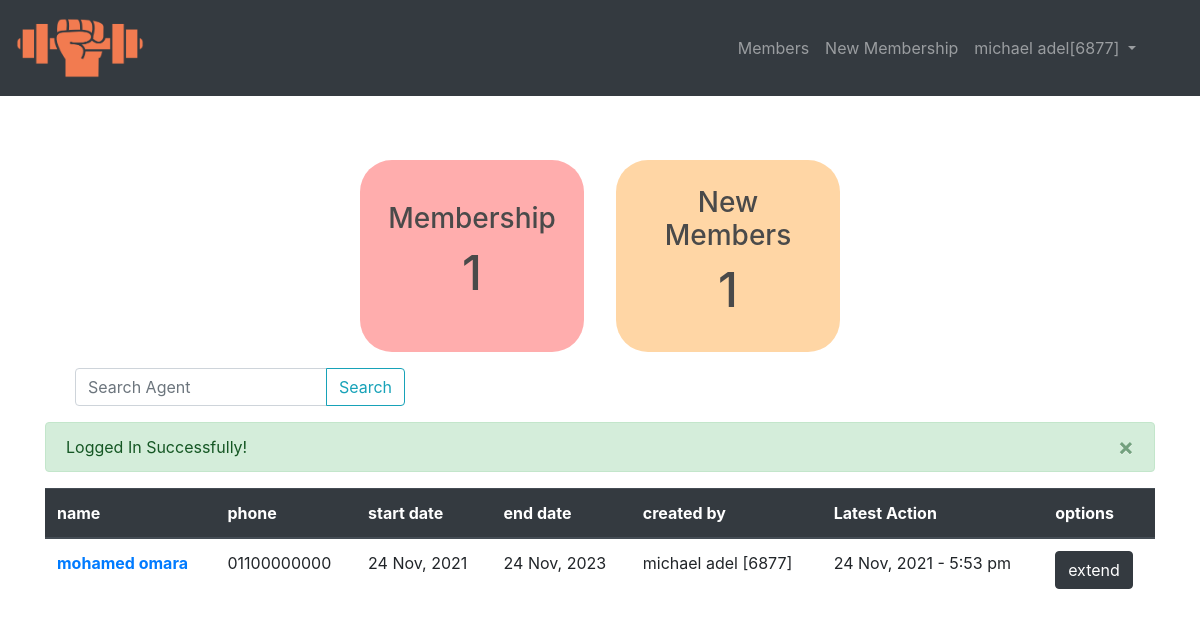
Screenshot of /index.php (signed in) with the database file from the repository.
### tables this page shows
CREATE TABLE `membership_info` (
  `id` int(11) NOT NULL,
  `full_name` char(40) NOT NULL,
  `phone` char(11) NOT NULL
);

### index.php (the view, shortened to what this page needs)
<?php
  require("inc/init.php");
  require_once("inc/nav.php");
  if($_SERVER['REQUEST_METHOD'] === "POST"){
      if(isset($_POST['search_membership'])){
        $search = clean($_POST['membership'],'string');
        $sql = "SELECT
                      `membership_info`.*,
                      `membership_track`.`start_date`,
                      `membership_track`.`end_date`,
                      `membership_track`.`action_id`,
                      `membership_track`.`created_at`,
                      `membership_track`.`updated_at`,
                      `users`.`full_name` AS `agent_name`,
                      `users`.`agent_code`
                  FROM
                      `membership_info`
                  INNER JOIN
                      `membership_track`
                  ON `membership_info`.`id` = `membership_track`.`member_id`
                  INNER JOIN
                      `users`
                  ON  `users`.`id` = `membership_track`.`user_id`
                  WHERE
                  `membership_track`.`status` = 1
                  AND
                  (`membership_info`.`full_name` LIKE '%{$search}%' OR
                   `membership_info`.`phone` LIKE '%{$search}%'
                  )
                  AND
                  `membership_track`.`id`
                  IN(
                  SELECT MAX(`membership_track`.`id`)
                              FROM
                          `membership_track`
                          GROUP BY
                          `membership_track`.`member_id`
                          HAVING
                          COUNT(*) >= 1 ORDER by `membership_track`.`member_id` ASC
                  )
                  ORDER BY `membership_track`.`updated_at` DESC";
      }
  }else{
        $sql = "SELECT
                      `membership_info`.*,
                      `membership_track`.`start_date`,
                      `membership_track`.`end_date`,
                      `membership_track`.`action_id`,
                      `membership_track`.`created_at`,
                      `membership_track`.`updated_at`,
                      `users`.`full_name` AS `agent_name`,
                      `users`.`agent_code`
                  FROM
                      `membership_info`
                  INNER JOIN
                      `membership_track`
                  ON `membership_info`.`id` = `membership_track`.`member_id`
                  INNER JOIN
                      `users`
                  ON  `users`.`id` = `membership_track`.`user_id`
                  WHERE
                  `membership_track`.`status` = 1
                  AND
                  `membership_track`.`id`
                  IN(
                  SELECT MAX(`membership_track`.`id`)
                              FROM
                          `membership_track`
                          GROUP BY
                          `membership_track`.`member_id`
                          HAVING
                          COUNT(*) >= 1 ORDER by `membership_track`.`member_id` ASC
                  )
                  ORDER BY `membership_track`.`updated_at` DESC";
  }
  $getMembersQuery = mysqli_query($conn,$sql);
  $countMembers      = mysqli_num_rows($getMembersQuery);
?>
 <div class="container mt-5">
   <div class="box-container">
      <div class="box">
        <h3>Membership</h3>
        <h2 class="numbers"><?=$countMembers?></h2>
      </div>
      <div class="box">
        <h3>New Members</h3>
        <h2 class="numbers"><?=countDailyNewMember()?></h2>
      </div>
   </div>
   <form class="ml-auto col-md-12" action="<?=$_SERVER['PHP_SELF'];?>" method="POST">
      <div class="input-group mb-3 col-md-4">
                 <input type="text" class="form-control" name="membership" placeholder="Search Agent" >
                <div class="input-group-append">
                <button class="btn btn-outline-info" name="search_membership" type="submit" id="button-addon2">Search</button>
                </div>
      </div>
  </form>
   <?php if( isset($_SESSION['message'])){displayMessage();}?>
 <table class="table">
      <thead class="thead-dark">
        <tr>
          <th scope="col">name</th>
          <th scope="col">phone</th>
          <th scope="col">start date </th>
          <th scope="col">end date </th>
          <th scope="col">created by </th>
          <th scope="col">Latest Action </th>
          <th scope="col">options </th>
        </tr>
      </thead>
      <tbody>
        <?php while($memberLists = mysqli_fetch_assoc($getMembersQuery)): ?>
            <tr>
              <th scope="row"><a href="membership_profile.php?id=<?=base64_encode($memberLists['id'])?>"><?=$memberLists['full_name']?></a></th>
              <td><?=$memberLists['phone']?></td>
              <td><?=date("j M, Y", strtotime($memberLists['start_date']))?></td>
              <td><?=date("j M, Y", strtotime($memberLists['end_date']))?></td>
              <td ><?=$memberLists['agent_name'] .' ['.$memberLists['agent_code']. ']'?></td>
              <td><?=date("j M, Y - g:i a", strtotime($memberLists['updated_at']))?></td>
              <td>
                <a href="extend_membership.php?id=<?=base64_encode($memberLists['id'])?>" type="button" class="btn btn-dark">extend</a>
              </td>
            </tr>
        <?php endwhile; ?>
      </tbody>
    </table>
</div>
<?php
require_once('inc/footer.php');

### index.php (style rules this page uses)
.box-container,.box-container .box { display: flex; justify-content: center; align-items: center; }
.box-container .box { flex-direction:column; }
.box-container .box:first-child { background-color:#ffadad; }
.box-container .box:nth-of-type(2) { background-color:#ffd6a5; }
.box-container .box { background: red; padding: 1rem; width: 14rem; height: 12rem; text-align: center; border-radius: 2rem; color: #4a4a4a; margin: 1rem; }
.box-container .box .numbers { font-size:3rem }

### rows the page displays
membership_info: full_name "mohamed omara", phone "01100000000", start_date "24 Nov, 2021", end_date "24 Nov, 2023", agent_name "michael adel", agent_code "6877", updated_at "24 Nov, 2021 - 5:53 pm"

### other values shown
$_SESSION['full_name'] "michael adel"
$_SESSION['agent_code'] "6877"
$countMembers "1"
countDailyNewMember() "1"
$_SESSION['message'] "Logged In Successfully! ×"
